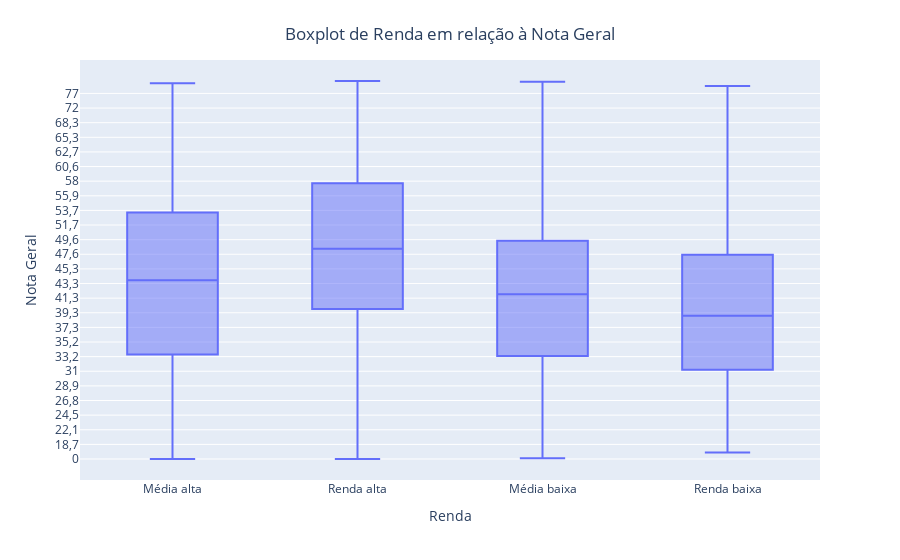

Write notebook code for a chart like this one.
### Code cell
categorias = {
    'A': 'Renda baixa',
    'B': 'Média baixa',
    'C': 'Média alta',
    'D': 'Média alta',
    'E': 'Renda alta',
    'F': 'Renda alta',
    'G': 'Renda alta'
}

dados_explorados['Categoria'] = dados_explorados['Renda'].map(categorias)

#ordenando os dados apenas pela nota geral
dados_explorados = dados_explorados.sort_values(by='Nota_geral')

fig = px.box(dados_explorados, x='Categoria', y='Nota_geral', 
             labels={'Categoria': 'Renda', 'Nota_geral': 'Nota Geral'})
fig.update_layout(title='Boxplot de Renda em relação à Nota Geral', title_x=0.5, title_y=0.95)
fig.show()

### Figure 1 — Plotly figure (JSON) as saved in the notebook; plotly's stock layout.template omitted (floating-point values rounded to 4 significant figures; data arrays with more than 128 entries replaced by an {"elided": "..."} marker saying what was removed)
{"data": [{"alignmentgroup": "True", "hovertemplate": "Renda=%{x}<br>Nota Geral=%{y}<extra></extra>", "legendgroup": "", "marker": {"color": "#636efa"}, "name": "", "notched": false, "offsetgroup": "", "orientation": "v", "showlegend": false, "type": "box", "x": {"elided": "1615 str values"}, "x0": " ", "xaxis": "x", "y": {"elided": "1615 str values"}, "y0": " ", "yaxis": "y"}], "layout": {"boxmode": "group", "legend": {"tracegroupgap": 0}, "margin": {"t": 60}, "title": {"text": "Boxplot de Renda em relação à Nota Geral", "x": 0.5, "y": 0.95}, "xaxis": {"anchor": "y", "domain": [0, 1], "title": {"text": "Renda"}}, "yaxis": {"anchor": "x", "domain": [0, 1], "title": {"text": "Nota Geral"}}}}
